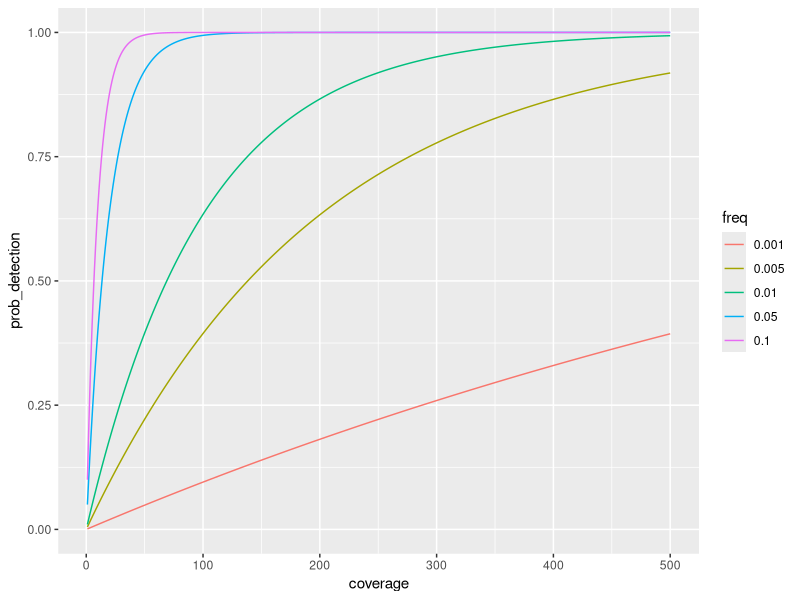

This chart was generated by the following R code:
rm(list=ls())
library(ggplot2)

columns <- c("freq", "coverage", "prob_detection")

freqs <- c(0.005, 0.001, 0.01, 0.05, 0.1)

num_freqs <- length(freqs)
num_x_values <- 500

#Create a Empty DataFrame with 0 rows and n columns
df = data.frame(matrix(nrow = num_freqs*num_x_values, ncol = length(columns))) 

# Assign column names
colnames(df) = columns

counter <- 0

for (freq in freqs){
  print(freq)
  for (x in seq(1:num_x_values)){
    counter <- counter +1
    df$freq[counter] <- freq
    print(x)
    df$coverage[counter] <- x
    prob <- 1- (1-freq)^x
    print(prob)
    df$prob_detection[counter] <- prob
  }
}

df$freq <- as.factor(df$freq)

p <- ggplot(df, aes(x = coverage, y = prob_detection)) +
  geom_line(aes(color = freq))

p




  